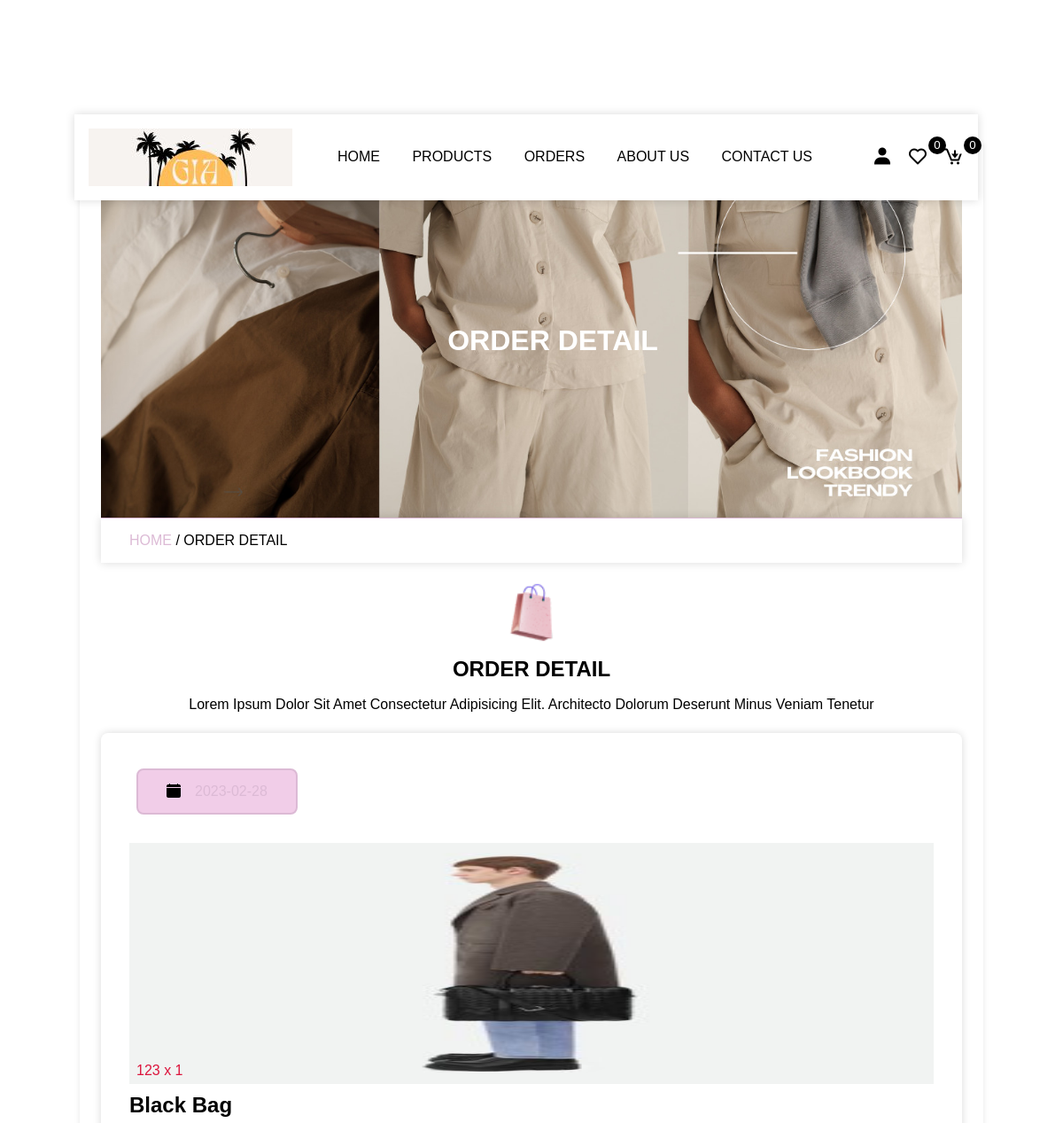
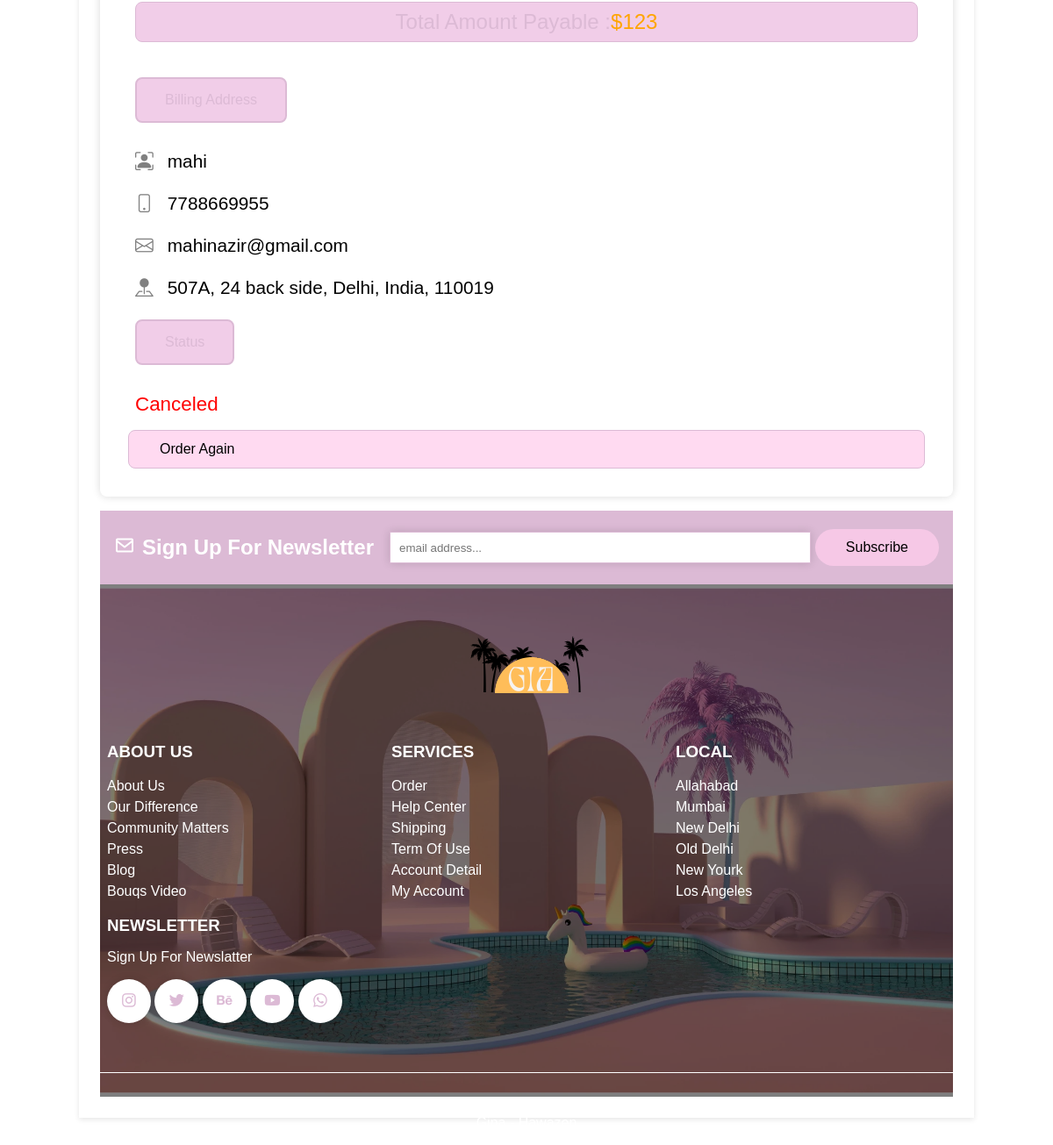
The app's page /view_order.php?get_id=EYZ94PhWrzea0s9Tdd2J with its own data (2 pictures, top to bottom).
### tables this page shows
CREATE TABLE `products` (
  `id` varchar(255) NOT NULL,
  `name` varchar(255) NOT NULL,
  `price` varchar(255) NOT NULL,
  `image` varchar(255) NOT NULL,
  `product_detail` varchar(500) NOT NULL,
  `status` varchar(100) NOT NULL
);

CREATE TABLE `orders` (
  `id` varchar(20) NOT NULL,
  `user_id` varchar(20) NOT NULL,
  `name` varchar(50) NOT NULL,
  `number` varchar(10) NOT NULL,
  `email` varchar(50) NOT NULL,
  `address` varchar(200) NOT NULL,
  `address_type` varchar(10) NOT NULL,
  `method` varchar(50) NOT NULL,
  `product_id` varchar(20) NOT NULL,
  `price` varchar(10) NOT NULL,
  `qty` varchar(2) NOT NULL,
  `date` date NOT NULL DEFAULT current_timestamp(),
  `status` varchar(50) NOT NULL DEFAULT 'in progress',
  `payment_status` varchar(100) NOT NULL
);

### view_order.php (the view, shortened to what this page needs)
<?php
 include 'components/connection.php';
	if (isset($_GET['get_id'])) {
		$get_id = $_GET['get_id'];
	}else{
		$get_id = '';
		header('location:order.php');
	}
?>
<!DOCTYPE html>
<html lang="en">
<head>
	<link href='https://unpkg.com/boxicons@2.1.4/css/boxicons.min.css' rel='stylesheet'>
	<link rel="stylesheet" href="https://cdn.jsdelivr.net/npm/bootstrap-icons@1.10.3/font/bootstrap-icons.css">
</head>
<body>
	<?php include 'components/header.php'; ?>
	<div class="main">
		<div class="banner">
			<h1>order detail</h1>
		</div>
		<div class="title2">
			<a href="home.php">home </a><span>/ order detail</span>
		</div>
		<section class="order-detail">
				<div class="title">
					<img src="img/download.png" class="logo">
					<h1>order detail</h1>
					<p>Lorem ipsum dolor sit amet consectetur adipisicing elit. Architecto dolorum deserunt minus veniam
                    tenetur
                </p>
				</div>
				<div class="box-container">
					<?php
						$grand_total=0;
						$select_orders = $conn->prepare("SELECT * FROM `orders` WHERE id=? LIMIT 1");
						$select_orders->execute([$get_id]);
						if ($select_orders->rowCount()>0) {
							while($fetch_order = $select_orders->fetch(PDO::FETCH_ASSOC)){
								$select_product = $conn->prepare("SELECT * FROM `products` WHERE id=? LIMIT 1");
								$select_product->execute([$fetch_order['product_id']]);
								if ($select_product->rowCount()>0) {
									while($fetch_product = $select_product->fetch(PDO::FETCH_ASSOC)){
										$sub_total= ($fetch_order['price']* $fetch_order['qty']);
										$grand_total += $sub_total;
					?>
					<div class="box">
						<div class="col">
							<p class="title"><i class="bi bi-calendar-fill"></i><?= $fetch_order['date']; ?></p>
							<img src="image/<?= $fetch_product['image']; ?>" class="image">
							<p class="price"><?= $fetch_product['price']; ?> x <?= $fetch_order['qty']; ?></p>
							<h3 class="name"><?= $fetch_product['name']; ?></h3>
							<p class="grand-total">Total amount payable : <span>$<?= $grand_total; ?></span></p>
						</div>
						<div class="col">
							<p class="title">billing address</p>
							<p class="user"><i class="bi bi-person-bounding-box"></i><?= $fetch_order['name']; ?></p>
							<p class="user"><i class="bi bi-phone"></i><?= $fetch_order['number']; ?></p>
							<p class="user"><i class="bi bi-envelope"></i><?= $fetch_order['email']; ?></p>
							<p class="user"><i class="bi bi-pin-map-fill"></i><?= $fetch_order['address']; ?></p>
							<p class="title">status</p>
							<p class="status" style="color:<?php if ($fetch_order['status']=='delevered'){echo 'green';}elseif($fetch_order['status']=='canceled') {echo 'red';}else{echo 'orange';}?>"><?=$fetch_order['status'] ?></p>
							<?php if ($fetch_order['status']=='canceled') { ?>
								<a href="checkout.php?get_id=<?= $fetch_product['id']; ?>" class="btn">order again</a>
							<?php }else{ ?>
								<form method="post">
									<button type="submit" name="cancle" class="btn" onclick="return confirm('do you want to cancel this order')">cancle order</button>
								</form>
							<?php } ?>
						</div>
					</div>
					<?php
								}
							}else{
								echo '<p class="empty">product not found</p>';
							}
						}
					}else{
						echo '<p class="empty">no order found</p>';
					}
					?>
				</div>
		</section>
		<?php include 'components/footer.php'; ?>
	</div>
</body>
</html>

### records on screen
orders: date "2023-02-28", qty "1", name "mahi", number "7788669955", email "mahinazir@gmail.com", address "507A, 24 back side, Delhi, India, 110019", status "Canceled"
products: image (picture), price "123", name "Black Bag", grand_total "123"

### other values on screen
$total_wishlist_items "0"
$total_cart_items "0"
